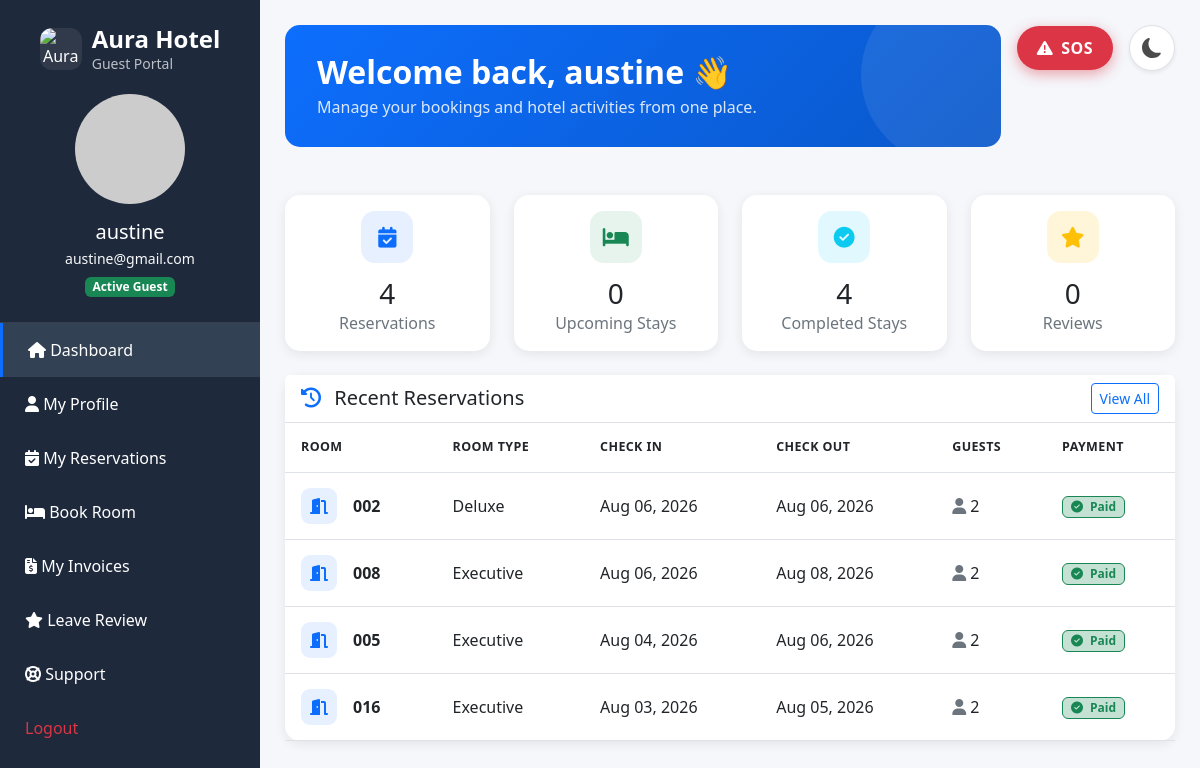
The app's page /guests/dashboard/ (signed in), older data.
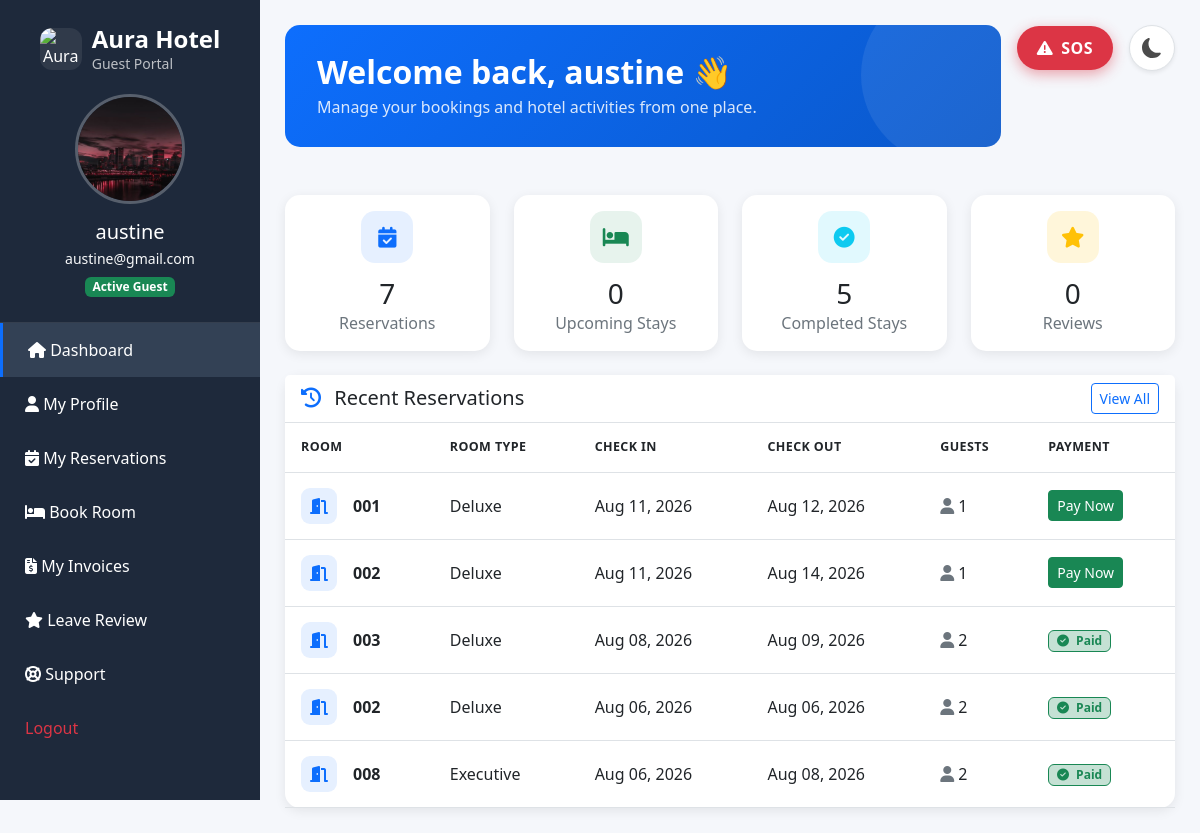
The same page, newer data.
### reservations/models.py (models this page shows, shortened)
class Reservation(models.Model):
    STATUS_CHOICES = [
        ('Booked', 'Booked'),
        ('Checked In', 'Checked In'),
        ('Pending Checkout', 'Pending Checkout'),
        ('Completed', 'Completed'),
        ('Cancelled', 'Cancelled'),
    ]
    PAYMENT_CHOICES = [
        ('Pending', 'Pending'),
        ('Paid', 'Paid'),
    ]
    user = models.ForeignKey(
        User,
        on_delete=models.CASCADE,
        null=True,
        blank=True
    )
    guest_name = models.CharField(max_length=100)
    email = models.EmailField()
    phone = models.CharField(max_length=20)
    room = models.ForeignKey(
        Room,
        on_delete=models.CASCADE
    )
    check_in = models.DateField()
    check_out = models.DateField()
    check_in_time = models.DateTimeField(
        null=True,
        blank=True
    )
    check_out_time = models.DateTimeField(
        null=True,
        blank=True
    )
    guests = models.IntegerField()
    special_requests = models.TextField(
        blank=True,
        null=True
    )
    status = models.CharField(
        max_length=20,
        choices=STATUS_CHOICES,
        default='Booked'
    )
    payment_status = models.CharField(
        max_length=20,
        choices=PAYMENT_CHOICES,
        default='Pending'
    )
    created_at = models.DateTimeField(
    auto_now_add=True
    )

### rooms/models.py (models this page shows, shortened)
class Room(models.Model):
    STATUS_CHOICES = [
        ('Available', 'Available'),
        ('Occupied', 'Occupied'),
        ('Cleaning', 'Cleaning'),
        ('Maintenance', 'Maintenance'),
    ]
    room_number = models.CharField(max_length=10)
    room_type = models.CharField(max_length=50)
    price = models.DecimalField(
        max_digits=10,
        decimal_places=2
    )
    status = models.CharField(
        max_length=20,
        choices=STATUS_CHOICES,
        default='Available'
    )

### guests/models.py (models this page shows)
class GuestProfile(models.Model):
    user = models.OneToOneField(
        User,
        on_delete=models.CASCADE
    )
    phone_number = models.CharField(
        max_length=20,
        blank=True
    )
    address = models.CharField(
        max_length=255,
        blank=True
    )
    profile_picture = models.ImageField(
    upload_to='guest_profiles/',
    blank=True,
    null=True
    )

### guests/views.py (the view)
@login_required
def guest_dashboard(request):
    my_reservations = Reservation.objects.filter(
        user=request.user
    )
    reservation_count = my_reservations.count()
    upcoming_stays = my_reservations.filter(
        check_in__gte=timezone.now().date()
    ).count()
    completed_stays = my_reservations.filter(
        check_out__lt=timezone.now().date()
    ).count()
    review_count = Review.objects.filter(
        guest_name=request.user.username
    ).count()
    recent_reservations = my_reservations.order_by(
        '-check_in'
    )[:5]
    profile, created = GuestProfile.objects.get_or_create(
        user=request.user
    )
    my_invoices = Invoice.objects.filter(
    reservation__user=request.user
).order_by('-created_at')[:5]
    context = {
        'my_invoices': my_invoices,
        'profile': profile,
        'reservation_count': reservation_count,
        'upcoming_stays': upcoming_stays,
        'completed_stays': completed_stays,
        'review_count': review_count,
        'recent_reservations': recent_reservations,
    }
    return render(
        request,
        'guests/guest_dashboard.html',
        context
    )

### guests/templates/guests/guest_dashboard.html (shortened to what the changed rows need)
<!DOCTYPE html>
{% load static %}
<html lang="en">
<head>
<link href="https://cdn.jsdelivr.net/npm/bootstrap@5.3.3/dist/css/bootstrap.min.css" rel="stylesheet">
<link href="https://cdnjs.cloudflare.com/ajax/libs/font-awesome/6.5.2/css/all.min.css" rel="stylesheet">
</head>
<body>
<div class="sidebar">
<div class="sidebar-header">
    <div class="text-center">
        {% if profile.profile_picture %}
            <img src="{{ profile.profile_picture.url }}"
                 class="rounded-circle mb-3"
                 width="110"
                 height="110"
                 style="object-fit:cover; border:3px solid rgba(255,255,255,.25);">
        {% else %}
            <img src="https://ui-avatars.com/api/?name={{ request.user.username }}"
                 class="rounded-circle mb-3"
                 width="110"
                 height="110">
        {% endif %}
        <h5 class="mb-1">
            {{ request.user.username }}
        </h5>
        <small class="text-light d-block">
            {{ request.user.email }}
        </small>
        <span class="badge bg-success mt-2">
            Active Guest
        </span>
    </div>
</div>
</div>
<div class="main-content">
    <div class="mb-4 d-flex justify-content-between align-items-start flex-wrap gap-3">
        <div class="flex-grow-1">
            <div class="welcome-banner">
                <h2>Welcome back, {{ request.user.username }} 👋</h2>
            </div>
        </div>
    </div>
    <div class="row g-4">
        <div class="col-md-3">
            <div class="card card-stat">
                <div class="card-body text-center">
                    <div class="stat-icon" style="background:rgba(13,110,253,.1); color:#0d6efd;">
                        <i class="fas fa-calendar-check"></i>
                    </div>
                    <h3 class="mb-0">{{ reservation_count }}</h3>
                    <p class="mb-0 text-muted">
                        Reservations
                    </p>
                </div>
            </div>
        </div>
        <div class="col-md-3">
            <div class="card card-stat">
                <div class="card-body text-center">
                    <div class="stat-icon" style="background:rgba(13,202,240,.12); color:#0dcaf0;">
                        <i class="fas fa-check-circle"></i>
                    </div>
                    <h3 class="mb-0">{{ completed_stays }}</h3>
                    <p class="mb-0 text-muted">
                        Completed Stays
                    </p>
                </div>
            </div>
        </div>
    </div>
    <div class="card card-support mt-4">
        <div class="card-body p-0">
            <div class="table-responsive">
                <table class="table table-hover">
                    <thead>
                        <tr>
                            <th>Room</th>
                            <th>Room Type</th>
                            <th>Check In</th>
                            <th>Check Out</th>
                            <th>Guests</th>
                            <th>Payment</th>
                        </tr>
                    </thead>
                    <tbody>
                        {% for reservation in recent_reservations %}
                            <tr>
                                <td>
                                    <div class="d-flex align-items-center gap-3">
                                        <div class="room-icon">
                                            <i class="fas fa-door-open"></i>
                                        </div>
                                        <strong>{{ reservation.room.room_number }}</strong>
                                    </div>
                                </td>
                                <td>
                                    {{ reservation.room.room_type }}
                                </td>
                                <td>
                                    {{ reservation.check_in|date:"M d, Y" }}
                                </td>
                                <td>
                                    {{ reservation.check_out|date:"M d, Y" }}
                                </td>
                                <td>
                                    <i class="fas fa-user text-muted me-1"></i>{{ reservation.guests }}
                                </td>
                                <td>
                                    {% if reservation.payment_status == 'Paid' %}
                                        <span class="badge bg-success bg-opacity-25 text-success border border-success">
                                            <i class="fas fa-circle-check me-1"></i> Paid
                                        </span>
                                    {% else %}
                                        <a href="{% url 'make_payment' reservation.id %}"
                                        class="btn btn-success btn-sm">
                                            Pay Now
                                        </a>
                                    {% endif %}
                                </td>
                            </tr>
                        {% endfor %}
                    </tbody>
                </table>
            </div>
        </div>
    </div>
</div>
</body>
</html>

Row changes from the older to the newer data that the page shows:
no longer on this page (row unchanged): Reservation: room.room_number "005", room.room_type "Executive", check_in "Aug 04, 2026", check_out "Aug 06, 2026", guests "2", payment_status "Paid" (drawn)
no longer on this page (row unchanged): Reservation: room.room_number "016", room.room_type "Executive", check_in "Aug 03, 2026", check_out "Aug 05, 2026", guests "2", payment_status "Paid" (drawn)
now on this page (row edited): GuestProfile: profile_picture (picture)
added Reservation: room.room_number "001", room.room_type "Deluxe", check_in "Aug 11, 2026", check_out "Aug 12, 2026", guests "1", payment_status "Pay Now"
added Reservation: room.room_number "002", room.room_type "Deluxe", check_in "Aug 11, 2026", check_out "Aug 14, 2026", guests "1", payment_status "Pay Now"
added Reservation: room.room_number "003", room.room_type "Deluxe", check_in "Aug 08, 2026", check_out "Aug 09, 2026", guests "2", payment_status "Paid" (drawn)
Text that changed along with them:
{{ reservation_count }}: "4" → "7"
{{ completed_stays }}: "4" → "5"
